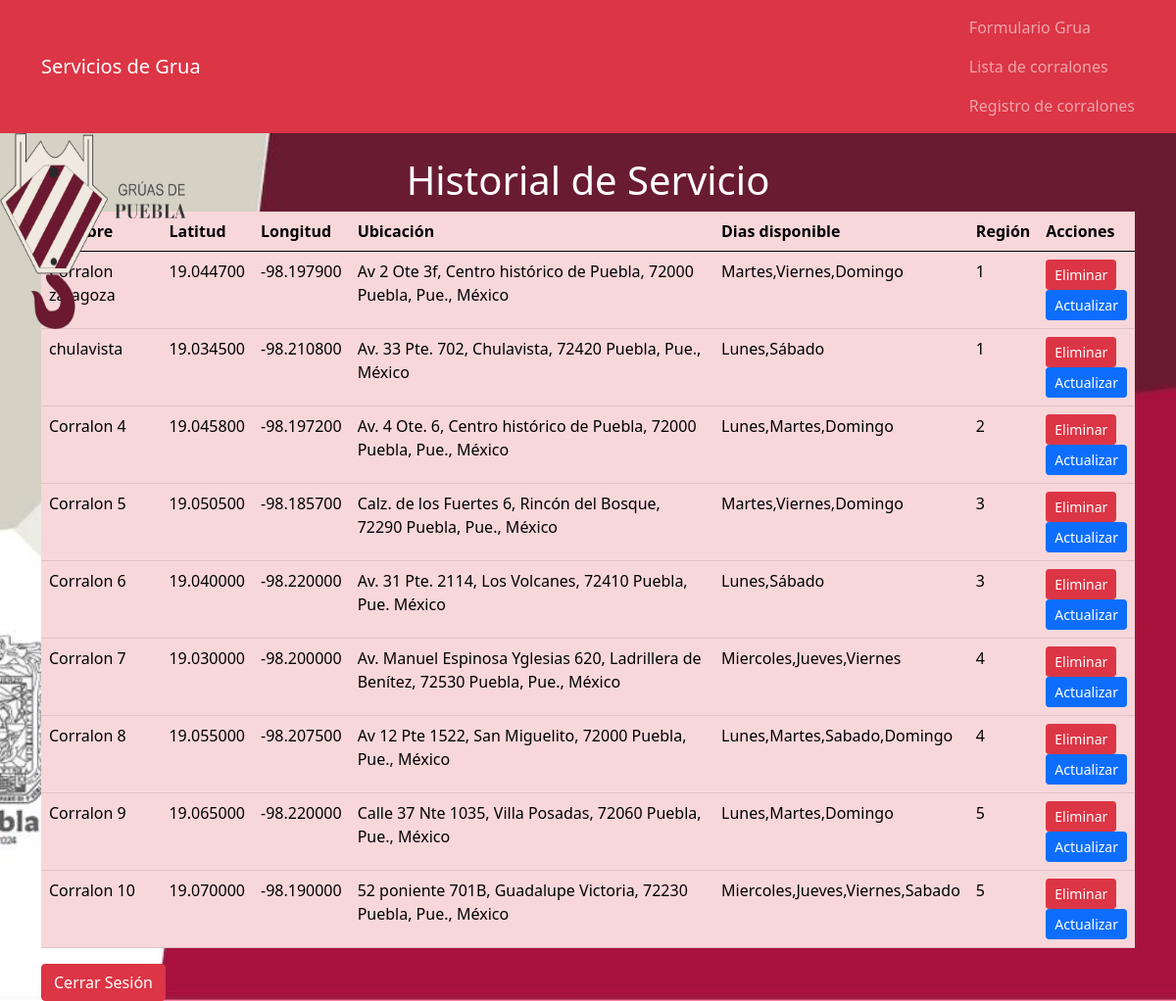
Page /list_c.php (signed in) on the committed database.
### tables this page shows
CREATE TABLE `corralones` (
  `IdCorralon` int(11) NOT NULL,
  `nombre` varchar(50) NOT NULL,
  `lat` decimal(10,6) NOT NULL,
  `longi` decimal(10,6) NOT NULL,
  `direccion` varchar(250) NOT NULL,
  `diaslaboral` varchar(150) NOT NULL,
  `region` int(5) NOT NULL
);

### list_c.php (the view, shortened to what this page needs)
<!DOCTYPE html>
<html lang="en">
<head>
    <link href="https://cdn.jsdelivr.net/npm/bootstrap@5.0.2/dist/css/bootstrap.min.css" rel="stylesheet">
</head>
<body>
    <nav class="navbar navbar-dark bg-danger">
        <div class="container">
            <a class="navbar-brand" >Servicios de Grua</a>
            <ul class="navbar-nav">
            <li class="nav-item">
              <a href="form_call.php"  class="nav-link">Formulario Grua</a>
                <a href="list_c.php"  class="nav-link">Lista de corralones</a>
                <a href="registro_corr.php"  class="nav-link">Registro de corralones</a>
          </li>
            </ul>
        </div>
      </nav>
    <?php
    $host = "localhost";
        $usu = "root";
        $contrasena = "";
        $base_de_datos = "gruask";
    $conexion = new mysqli($host, $usu, $contrasena, $base_de_datos);
    $sql = "SELECT IdCorralon,nombre,lat,longi,direccion,diaslaboral,region FROM corralones ";
    $result = $conexion->query($sql);
    ?>
      <img id="logo" src="img/logo2.png" alt="Logo Gobierno de Puebla">
      <div class="container mt-4 text-white">
              <h1 class="text-center">Historial de Servicio</h1>
              <table class="table table-danger" >
                  <thead>
                      <tr>
                          <th>Nombre</th>
                          <th>Latitud</th>
                          <th>Longitud</th>
                          <th>Ubicación</th>
                          <th>Dias disponible</th>
                          <th>Región</th>
                          <th>Acciones</th>
                      </tr>
                  </thead>
                  <tbody>
                    <?php
                    if ($result->num_rows > 0) {
                        while ($row = $result->fetch_assoc()) {
                            echo "<tr>";
                            echo "<td>" . $row["nombre"] . "</td>";
                            echo "<td>" . $row["lat"] . "</td>";
                            echo "<td>" . $row["longi"] . "</td>";
                            echo "<td>" . $row["direccion"] . "</td>";
                            echo "<td>" . $row["diaslaboral"] . "</td>";
                            echo "<td>" . $row["region"] . "</td>";
                            echo "<td>
                            <form method='post' action='list_c.php'>
                                <input type='hidden' name='IdCorralon' value='" . $row["IdCorralon"] . "'>
                                <button type='submit' class='btn btn-sm btn-danger' name='eliminar_corralon'>Eliminar</button>
                            </form>
                            <form method='post' action='list_c.php'>
                                <input type='hidden' name='corralon_id' value='" . $row["IdCorralon"] . "'>
                                <button type='submit' class='btn btn-sm btn-primary' name='actualizar_corralon'>Actualizar</button>
                            </form>
                            </td>";
                            echo "</tr>";
                        }
                    } else {
                        echo "No se encontraron resultados.";
                    }
                    ?>
                  </tbody>
              </table>
              <form method="post" action="destsess.php">
                  <input type="submit" class="btn btn-danger  " name="cerrar_sesion" value="Cerrar Sesión">
              </form>
          </div>
</body>
</html>

### list_c.php (style rules this page uses)
body { background: url('img/GBP.jpeg') no-repeat center center fixed; background-size: cover; }
#logo { height: 200px; width: 200px; position: absolute; }

### rows in the picture
corralones: lat "19.044700", longi "-98.197900", direccion "Av 2 Ote 3f, Centro histórico de Puebla, 72000 Puebla, Pue., México", diaslaboral "Martes,Viernes,Domingo", region "1"
corralones: nombre "chulavista", lat "19.034500", longi "-98.210800", direccion "Av. 33 Pte. 702, Chulavista, 72420 Puebla, Pue., México", diaslaboral "Lunes,Sábado", region "1"
corralones: nombre "Corralon 4", lat "19.045800", longi "-98.197200", direccion "Av. 4 Ote. 6, Centro histórico de Puebla, 72000 Puebla, Pue., México", diaslaboral "Lunes,Martes,Domingo", region "2"
corralones: nombre "Corralon 5", lat "19.050500", longi "-98.185700", direccion "Calz. de los Fuertes 6, Rincón del Bosque, 72290 Puebla, Pue., México", diaslaboral "Martes,Viernes,Domingo", region "3"
corralones: nombre "Corralon 6", lat "19.040000", longi "-98.220000", direccion "Av. 31 Pte. 2114, Los Volcanes, 72410 Puebla, Pue. México", diaslaboral "Lunes,Sábado", region "3"
corralones: nombre "Corralon 7", lat "19.030000", longi "-98.200000", direccion "Av. Manuel Espinosa Yglesias 620, Ladrillera de Benítez, 72530 Puebla, Pue., México", diaslaboral "Miercoles,Jueves,Viernes", region "4"
corralones: nombre "Corralon 8", lat "19.055000", longi "-98.207500", direccion "Av 12 Pte 1522, San Miguelito, 72000 Puebla, Pue., México", diaslaboral "Lunes,Martes,Sabado,Domingo", region "4"
corralones: nombre "Corralon 9", lat "19.065000", longi "-98.220000", direccion "Calle 37 Nte 1035, Villa Posadas, 72060 Puebla, Pue., México", diaslaboral "Lunes,Martes,Domingo", region "5"
corralones: nombre "Corralon 10", lat "19.070000", longi "-98.190000", direccion "52 poniente 701B, Guadalupe Victoria, 72230 Puebla, Pue., México", diaslaboral "Miercoles,Jueves,Viernes,Sabado", region "5"
